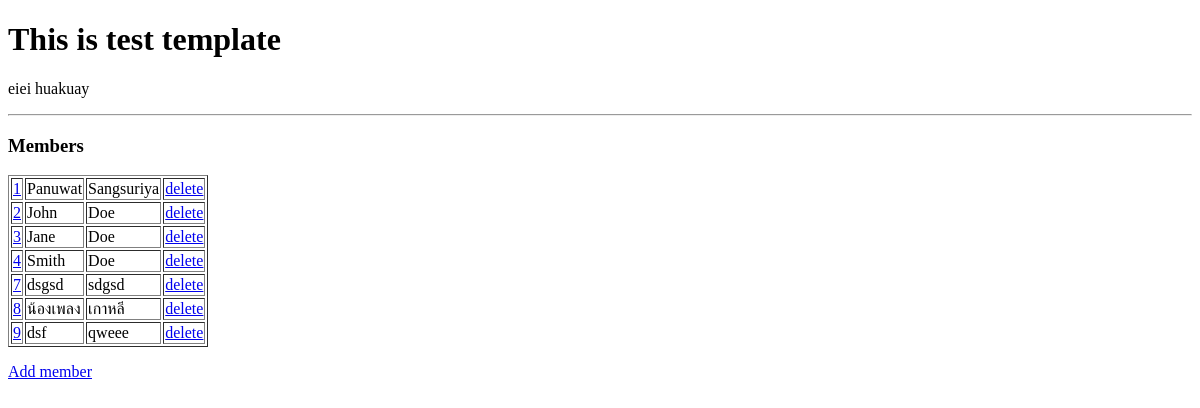
The page /members/ on the database as committed earlier.
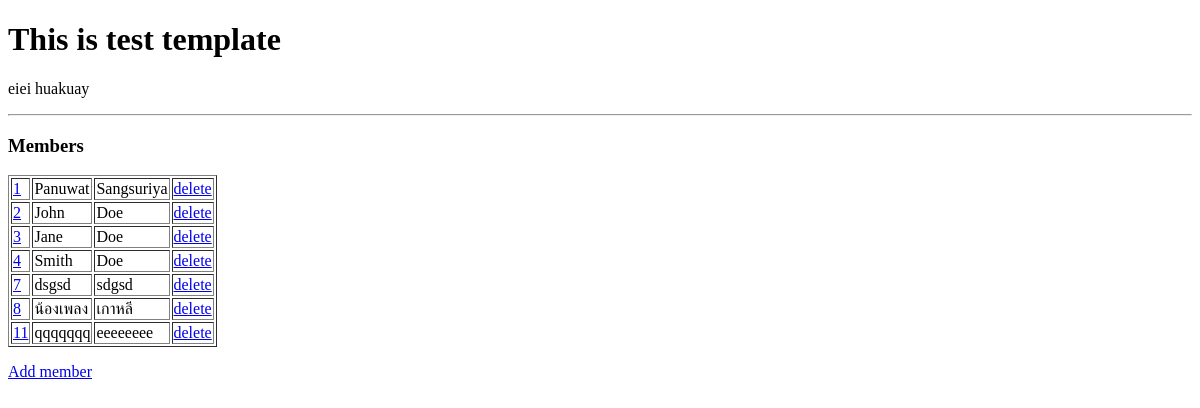
The same page on the database as committed later.
### members/models.py (models this page shows)
class Members(models.Model):
    firstname = models.CharField(max_length=255)
    lastname = models.CharField(max_length=255)

### members/views.py (the view)
# urls.py: path('', views.index, name='index_home'),
def index(request):
    mymembers = Members.objects.all().values()
    template = loader.get_template('index.html')
    context = {
        'mymembers': mymembers
    }
    return HttpResponse(template.render(context, request))

### members/templates/index.html (shortened to what this page needs)
<!DOCTYPE html>
<html>
<head>
</head>
<body>
    <h1>This is test template</h1>
    <p>eiei huakuay</p>
    <hr>
    <h3>Members</h3>
    <table border="1">
        {% for x in mymembers %}
        <tr>
            <td><a href="update/{{ x.id }}">{{ x.id }}</a></td>
            <td>{{ x.firstname }}</td>
            <td>{{ x.lastname }}</td>
            <td>
                <a href="delete/{{ x.id }}">delete</a>
            </td>
        </tr>
        {% endfor %}
    </table>
    <p>
        <a href="add/">Add member</a>
    </p>
</body>
</html>

Rows that differ between the two databases and show on the page:
removed Members: id "9", firstname "dsf", lastname "qweee"
added Members: id "11", firstname "qqqqqqq", lastname "eeeeeeee"
